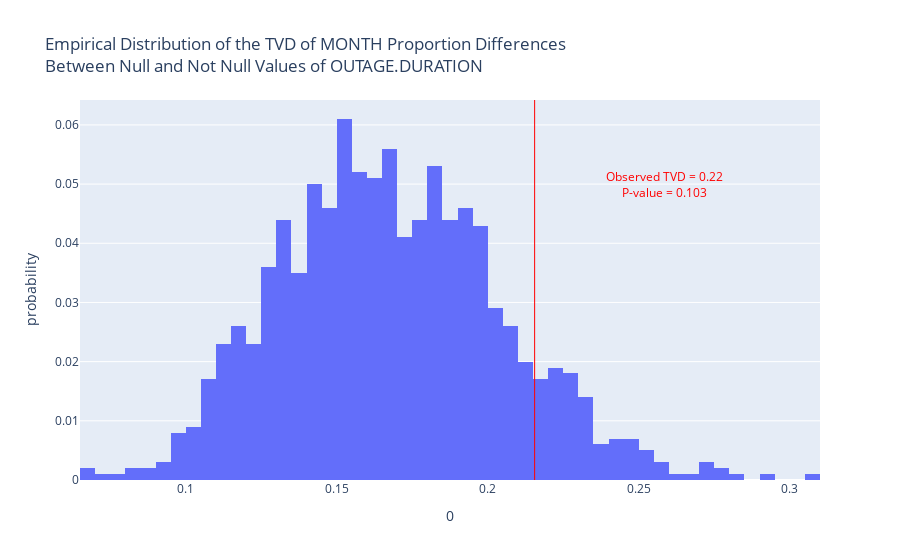

The notebook cell this image was saved under:
### Code cell
observed_statistic, permuted_vals = perform_missingness_permutation_test(data, 'MONTH', 'OUTAGE.DURATION', n_repetitions=1000) # perform permutation test
p_value = calculate_p_value(observed_statistic, permuted_vals) # calculate p-value
print(f'P-value: {p_value}')
fig = plot_permutation_test_distribution(permuted_vals, observed_statistic, 'MONTH', 'OUTAGE.DURATION', p_value=p_value) # plot permutation test distribution
fig.show()

### Figure 1 — Plotly figure (JSON) as saved in the notebook; plotly's stock layout.template omitted (floating-point values rounded to 4 significant figures; data arrays with more than 128 entries replaced by an {"elided": "..."} marker saying what was removed)
{"data": [{"bingroup": "x", "histnorm": "probability", "hovertemplate": "0=%{x}<br>probability=%{y}<extra></extra>", "legendgroup": "", "marker": {"color": "#636efa", "pattern": {"shape": ""}}, "name": "", "nbinsx": 50, "orientation": "v", "showlegend": false, "type": "histogram", "x": {"elided": "1000 float values"}, "xaxis": "x", "yaxis": "y"}], "layout": {"annotations": [{"showarrow": false, "text": "<span style=\"color:red\">Observed TVD = 0.22</span><br><span style=\"color:red\">P-value = 0.103</span>", "x": 0.2586, "y": 0.05}], "barmode": "relative", "legend": {"tracegroupgap": 0}, "shapes": [{"line": {"color": "red", "width": 1}, "opacity": 1, "type": "line", "x0": 0.2155, "x1": 0.2155, "xref": "x", "y0": 0, "y1": 1, "yref": "y domain"}], "title": {"text": "Empirical Distribution of the TVD of MONTH Proportion Differences<br>Between Null and Not Null Values of OUTAGE.DURATION"}, "xaxis": {"anchor": "y", "domain": [0, 1], "title": {"text": "0"}}, "yaxis": {"anchor": "x", "domain": [0, 1], "title": {"text": "probability"}}}}
